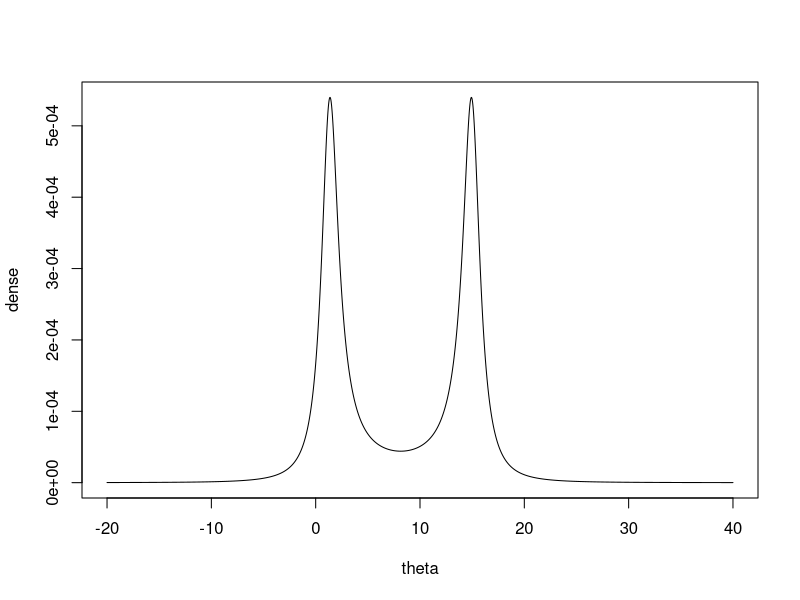
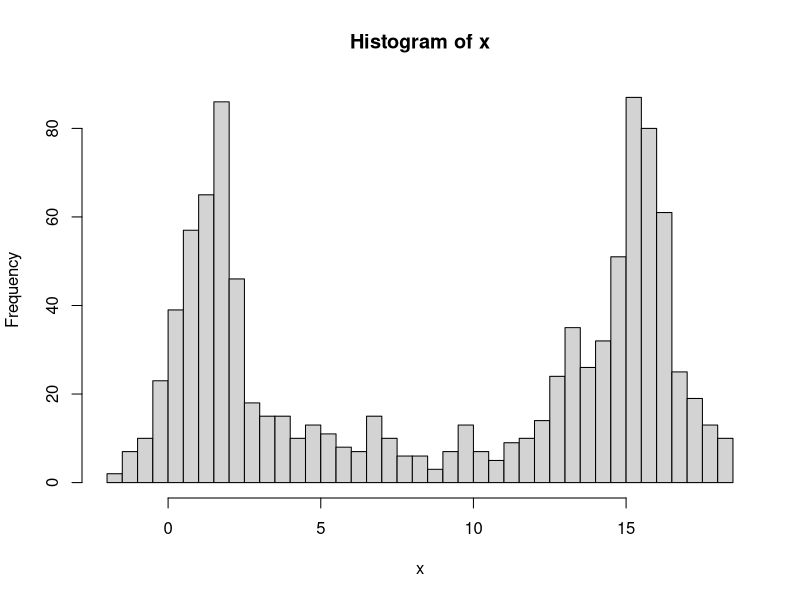
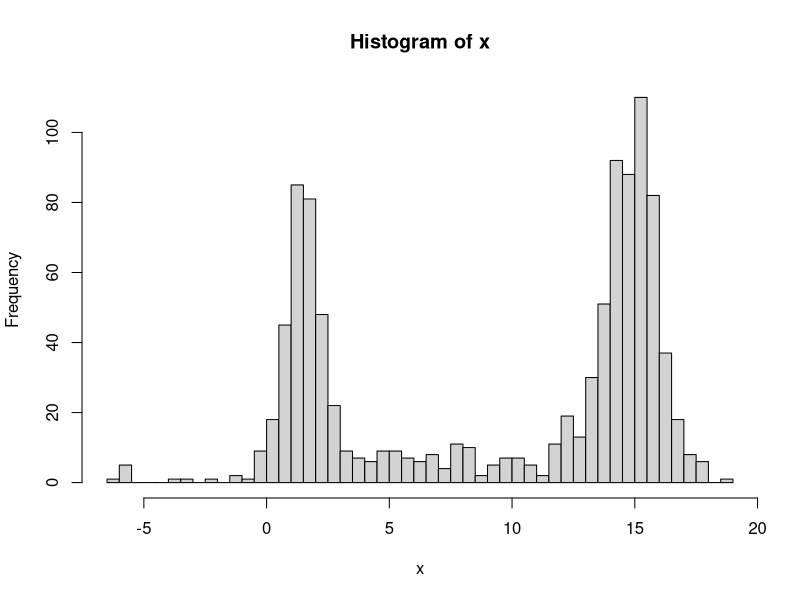
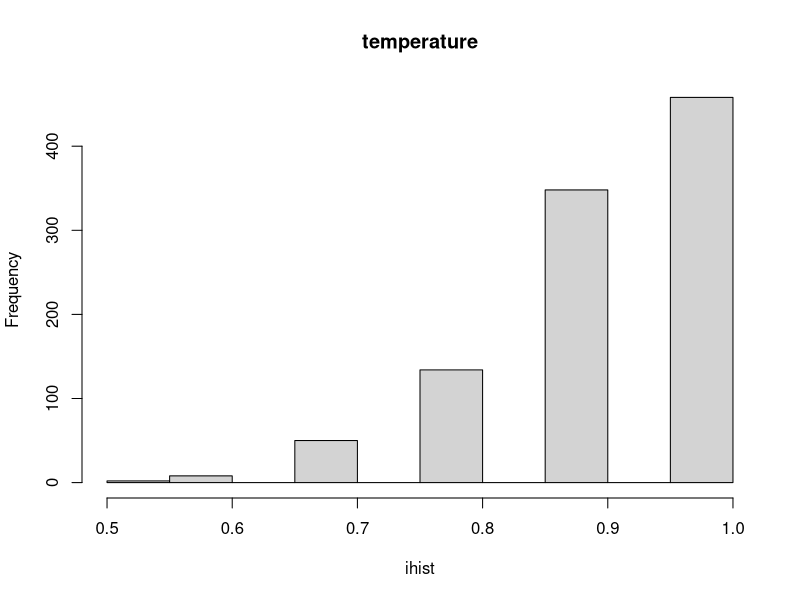

Here is the R script that generated these plots, in order:
## ---- chunk 1
getalpha= function(z,znew, inversetheta1=1.5, inversetheta2=2){
  alpha = znew^(-3/2)*exp(-inversetheta1*znew -inversetheta2/znew)/
    (z^(-3/2)*exp(-inversetheta1*z -inversetheta2/z)) 
  return(alpha)
}

getalpha2 = function(z,znew, inversetheta1, inversetheta2){
  alpha = znew^(-3/2)*exp(-inversetheta1*znew -inversetheta2/znew+2*sqrt(inversetheta1*inversetheta2)+ log(sqrt(2*theta2)))/
    (z^(-3/2)*exp(-inversetheta1*z -inversetheta2/z+2*sqrt(inversetheta1*inversetheta2)+ log(sqrt(2*theta2))))
  return(alpha)
}

ind.met = function(gshape, grate){
    M=1000
    x = rep(1,M)
    theta1=1.5
    theta2=2
    for (i in 1:(M-1)){
      xnew = rgamma(1,gshape,grate)
      alpha = getalpha(x[i],xnew, theta1,theta2)*dgamma(x[i],gshape, grate)/dgamma(xnew,gshape, grate)
      accept = runif(1)<alpha
      x[i+1] = x[i] * (1-accept )+ xnew*(accept)
    }
    return(list(mean=mean(x), meaninv=mean(1/x), var=var(x) ))
}


rand.walk = function(){
    M=1000
    x = rep(0,M)
    theta1=1.5
    theta2=2
    # position in our normal random walk
    posnorm = 0
    for (i in 1:(M-1)){
      randnorm = rnorm(1)
      newpos = posnorm + randnorm
      accept.rate = exp(newpos-posnorm)*getalpha(exp(posnorm), exp(newpos))
      accept = runif(1)<accept.rate
      x[i+1] = (1-accept)* x[i] + accept * newpos
    }
    x = x[10:M]
    x = exp(x)
    return(list(data=x, mean=mean(x), meaninv=mean(1/x), var=var(x) ))
}

## ---- chunk 2
theta1= 1.5
theta2= 2

# E(Z)
sqrt(theta2/theta1)
# E(1/Z)
sqrt(theta1/theta2)+1/(2*theta2)

ind.met(1,1)
ind.met(10,10)
ind.met(10,20)
ind.met(10,20)
ind.met(10,20)
ind.met(20,10)
ind.met(20,10)
ind.met(20,10)
ind.met(10,1)
ind.met(1,10)



r = rand.walk()
r$mean
r$meaninv


## ---- chunk 3

theta = seq(-20,40,0.01)
n=length(theta)
dense = rep(0, n)

for (i in 1:n){
  dense[i] = dcauchy(1.3,theta[i],1)*dcauchy(15,theta[i],1)
}
plot(theta, dense, type = 'l')


M=1000
x=rep(1,M)
metro = function(){
  for(i in 1:(M-1)){
    newx = rcauchy(1,x[i],1)
    ratio = dcauchy(1.3,newx,1)/dcauchy(1.3,x[i],1)*dcauchy(15,newx,1)/dcauchy(15,x[i],1)
    if (ratio >= runif(1)){
      x[i+1] = newx
    }else{
      x[i+1] = x[i]
    }
  }
  x
}

x=metro()
hist(x,breaks=50)


## ---- chunk 4

#simulated tempering
gettemp = function(oldt){
  oldt = round(oldt, 2)
  if (oldt == 0.1){
    return(0.2)
  }else if(oldt==1){
    return(0.9)
  }else{
    if (runif(1)>0.5){
      return(oldt+0.1)
    }else{
      return(oldt-0.1)
    }
  }
}


M=1000
# transitional matrix
m = matrix(0, nrow = 10, ncol = 10)
for (i in 2:9){
  m[i,i+1]=m[i,i-1]=0.5
}
m[1,2]=m[10,9]=1
m

v = c(1,rep(2,8),1)

#limiting distribution
v=v/sum(v)
t(m) %*% v
# we see p(i)*q(i,j) = p(j) * q(j,i) for i,j in 1:10, |i-j|=1 
# as p(1), p(10) are half other  p(i), but q(1,2), q(10,9) are twice q(i,j) for i,j not in {1,10}

# then for our metropolis hasting, r(i,inew,xnew) = pi_inew(xnew)/pi_i(xnew)
# as 
M=1000
x=rep(1,M)
i = 1 
ihist = rep(1,M)
for (t in 1:(M-1)){
  # use old i to generate new x
  newx = rcauchy(1,x[t],1)
  ratio = (dcauchy(1.3,newx,1)/dcauchy(1.3,x[t],1)*dcauchy(15,newx,1)/dcauchy(15,x[t],1))^(1/i)
  if (ratio > runif(1)){
    x[t+1] = newx
  }else{
    x[t+1] = x[t]
  }
  #generate new i 
  newi = gettemp(i)
  
  # i accept ratio
  ratio = (dcauchy(1.3,x[t+1],1)*dcauchy(15,x[t+1],1))^(1/newi)/
    (dcauchy(15,x[t+1],1)*dcauchy(1.3,x[t+1],1))^(1/i)
  
  if (ratio>runif(1)){
    i = newi
  }
  ihist[t+1]=i
  
}

hist(x,breaks = 50)

hist(ihist, main = 'temperature')




